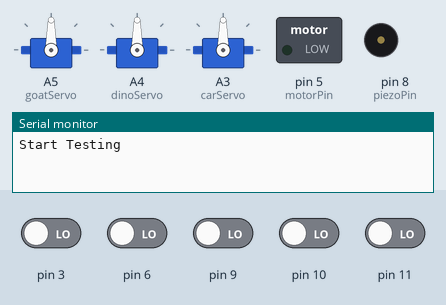
Recording of a sketch running on a simulated Arduino Uno, built with avr-gcc and run on an emulated ATmega328P. Shown: 3 × servo, switched loads named in the sketch (green lamp = pin HIGH), buzzer (waves = sounding), the last lines printed to the serial monitor. Dashed ring = blinking. The inputs (shaded band) are chosen by the test bench; at power-on: pin 3, pin 6, pin 9–11 LOW.

Above: at 1.2 s.
1.3 s: pin 6 driven HIGH
At 2.52 s:
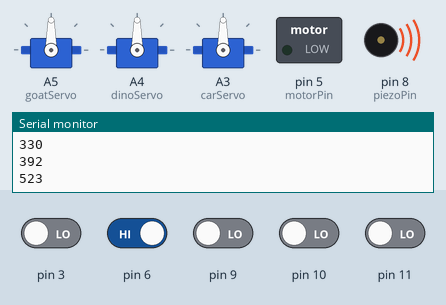
4.3 s: pin 3 driven HIGH
At 6.9 s:
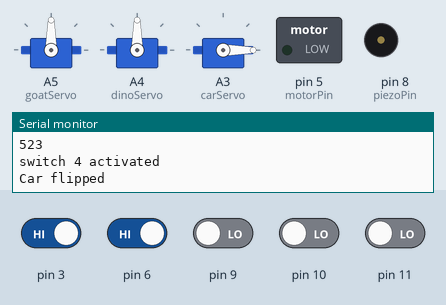
7.3 s: pin 10 driven HIGH
At 8.5 s:
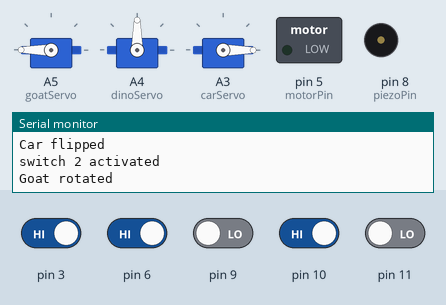
8.8 s: pin 9 driven HIGH
At 8.95 s:
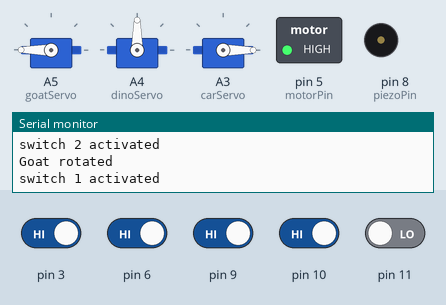
11.8 s: pin 11 driven HIGH
At 20.6 s:
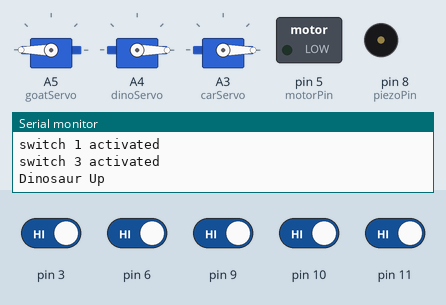
Timing chart, 0 to 21.4 s (numbered marks = the images above; inputs shaded):
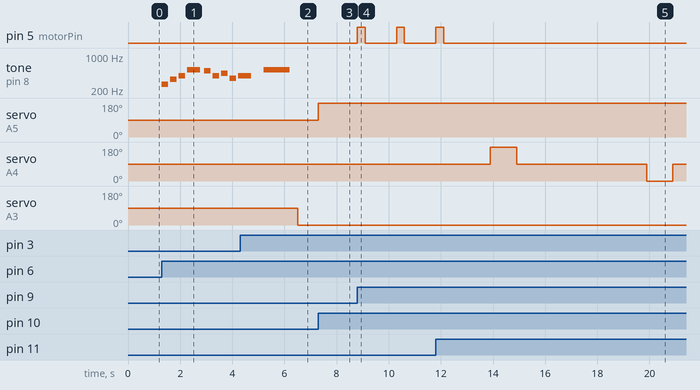

Measured:
- after the input at 1.3 s, tone on pin 8 (piezoPin): plays 262 Hz for 0.25 s, 330 Hz for 0.25 s, 392 Hz for 0.25 s, 523 Hz for 0.50 s, 494 Hz for 0.25 s, 392 Hz for 0.25 s … (9 notes in this stretch), starting at once
- after the input at 4.3 s, servo on A3 (carServo): 90° → 0° after 2.2 s
- after the input at 7.3 s, servo on A5 (goatServo): 90° → 180° at once
- after the input at 8.8 s, pin 5 (motorPin): alternates HIGH for 0.30 s and LOW for 1.2 s, starting at once
- after the input at 11.8 s, servo on A4 (dinoServo): 90° → 180° after 2.1 s, → 90° 1.0 s later, → 0° 5.0 s later, → 90° 1.0 s later

The sketch:

Jurassic_Park_Functionality.ino
```cpp
/*
Jurassic Park Enclosure

Course: AET 313 Code and Fabrication
Team: Usagi Fish
Members: Claire Huang, Siddharth Ramalingam, Han Xu

This program controls 5 interactive scenes in the enclosure, each triggered by its own switch:
1. The switch triggers haptic motor vibration.
2. The goat head rotates to reveal its death.
3. The dinosaur flips up as a jump scare.
4. The car flips upside down.
5. The car lands in a tree and plays the ending melody.
*/

#include <Servo.h>
#include "pitches.h";

class Scene{
  private:
    int switchPin;
    int currentState;
    int previousState;

  public:
    Scene() {
      switchPin = -1;
      currentState = 0;
      previousState = 0;
    }

  void attachPin(int pin){
    switchPin = pin;
    pinMode(switchPin, INPUT);
  }

  void update(int sceneNum, void (*onPress)(), void (*onRelease)() = nullptr){
    currentState = digitalRead(switchPin);
    if (currentState != previousState) {
      if (currentState == HIGH) {
        Serial.print("switch ");
        Serial.print(sceneNum);
        Serial.println(" activated");
        onPress();
      } else {
        Serial.print("switch ");
        Serial.print(sceneNum);
        Serial.println(" released");
        onRelease();
      }
    }
    previousState = currentState;
  }
};

// Create Scene objects
Scene scene1;
Scene scene2;
Scene scene3;
Scene scene4;
Scene scene5;

Servo goatServo;
Servo dinoServo;
Servo carServo;

const int motorPin = 5;
const int piezoPin = 8;

int melody[] = {
  NOTE_C4, NOTE_E4, NOTE_G4, NOTE_C5, NOTE_B4, NOTE_G4, NOTE_A4, NOTE_F4, NOTE_G4, 0, NOTE_C5
};
int noteDurations[] = {
  4, 4, 4, 2, 4, 4, 4, 4, 2, 4, 1
};


void setup() {
  Serial.begin(9600);
  Serial.println("Start Testing");

  scene1.attachPin(9);
  scene2.attachPin(10);
  scene3.attachPin(11);
  scene4.attachPin(3);
  scene5.attachPin(6);

  goatServo.attach(A5);
  dinoServo.attach(A4);
  carServo.attach(A3);

  pinMode(motorPin, OUTPUT);
}

void loop() {
  scene1.update(1, vibrateMotor);
  scene2.update(2, rotateGoat, resetGoat);
  scene3.update(3, flipDino);
  scene4.update(4, flipCar, resetCar);
  scene5.update(5, playEndingMelody);
}

// Scene 1: Haptic Motor Vibration
void vibrateMotor() {
  digitalWrite(motorPin, HIGH);
  delay(300);
  digitalWrite(motorPin, LOW);
  delay(1200);
  digitalWrite(motorPin, HIGH);
  delay(300);
  digitalWrite(motorPin, LOW);
  delay(1200);
  digitalWrite(motorPin, HIGH);
  delay(300);
  digitalWrite(motorPin, LOW);
  delay(1800);
}

// Scene 2: Rotate Goat Head
void rotateGoat(){
  goatServo.write(180);
  Serial.println("Goat rotated");
}

// Scene 2: Reset
void resetGoat(){
  delay(5000);
  goatServo.write(0);
  Serial.println("Goat reset");
}

// Scene 3: Dinosaur Movement
void flipDino(){
  dinoServo.write(180);
  delay(1000);
  dinoServo.write(90);
  delay(5000);
  Serial.print("Dinosaur Up");
  dinoServo.write(0);
  delay(1000);
  dinoServo.write(90);
  Serial.println("Dinosaur Down");
}

// Scene 4: Car Flip
void flipCar(){
  carServo.write(-180);
  Serial.println("Car flipped");
}

// Scene 4: Reset
void resetCar(){
  delay(5000);
  carServo.write(180);
  Serial.println("Car reset");
}

// Scene 5: Play Ending Melody
void playEndingMelody() {
  Serial.println("Melody ON");
  for (int thisNote = 0; thisNote < 11; thisNote++) {
    Serial.println(melody[thisNote]);
    // Play each note for its duration
    int noteDuration = 1000 / noteDurations[thisNote];
    tone(piezoPin, melody[thisNote], noteDuration);

    // Pause between notes
    int pauseBetweenNotes = noteDuration * 1.30;
    delay(pauseBetweenNotes);
    noTone(piezoPin);
  }
}
```
